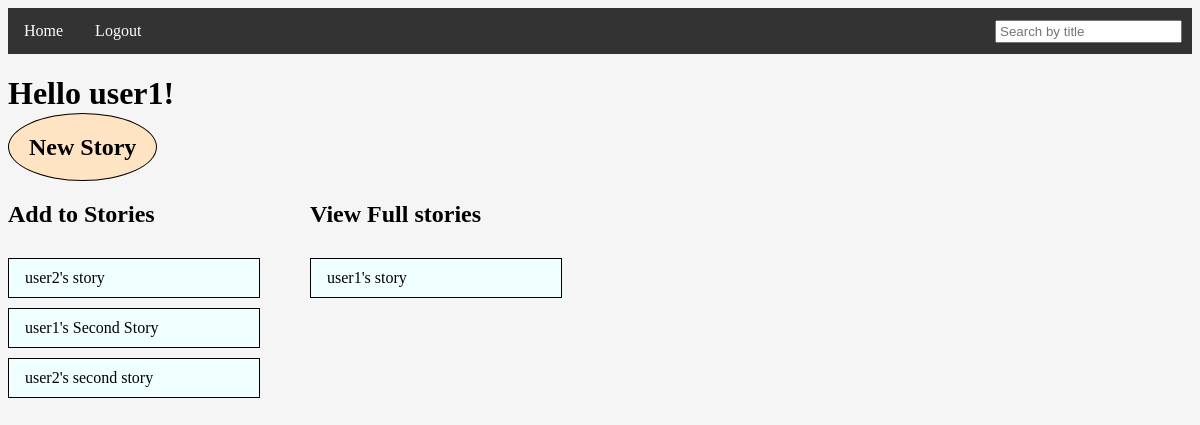
The app's page / (signed in), older data.
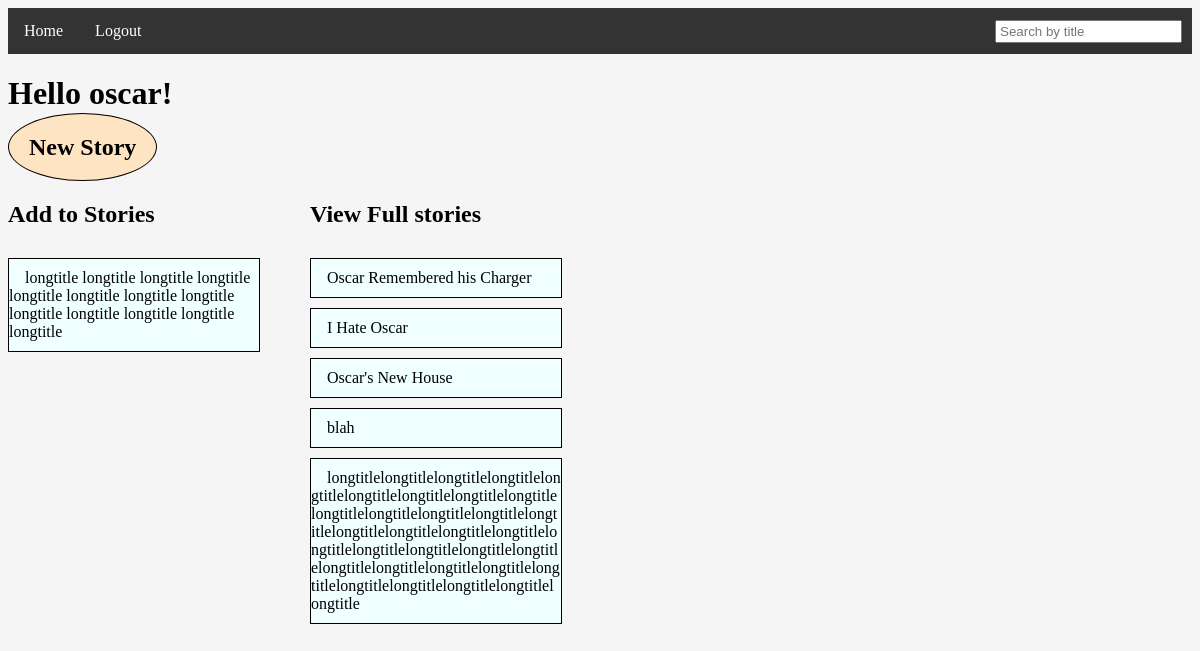
The same page, newer data.
### tables this page shows
CREATE TABLE Users (ID INTEGER PRIMARY KEY AUTOINCREMENT, Username TEXT, Password TEXT);

CREATE TABLE Stories (ID INTEGER PRIMARY KEY AUTOINCREMENT, Title TEXT, FullStory TEXT, Latest_Update TEXT);

### __init__.py (the view)
@app.route('/', methods=['GET', 'POST'])
def landing():
    if logged_in():
        username = session['username']
        viewable_stories, editable_stories = db_builder.split_viewable_stories(username)
        filter=""
        if request.method == "POST":
            filter = request.form["search"]
            viewable_stories = [(id, title) for id, title in viewable_stories if filter.lower() in title.lower()]
            editable_stories = [(id, title) for id, title in editable_stories if filter.lower() in title.lower()]
        return render_template('index.html', username=username, viewable=viewable_stories, edtiable=editable_stories, search=filter)
    else:
        return render_template('intro.html')

### __init__.py (called while the page is built)
def logged_in():
    return session.get('username') is not None

### db_builder.py (called while the page is built)
def split_viewable_stories(username):
    db = sqlite3.connect(DB_FILE) #open if file exists, otherwise create
    c = db.cursor()               #facilitate db ops -- you will use cursor to trigger db events
    c.execute("SELECT ID FROM Stories")
    all_story_ids = set([entry[0] for entry in c.fetchall()])
    user_id = get_id(username)
    c.execute("SELECT StoryID FROM Contributions WHERE UserID=?", [user_id])
    contributed_story_id_set = set([entry[0] for entry in c.fetchall()])
    viewable_story_list = [(story_id, get_story_title_by_id(story_id)) for story_id in contributed_story_id_set]
    editable_story_list = [(story_id, get_story_title_by_id(story_id)) for story_id in all_story_ids.difference(contributed_story_id_set)]
    db.commit() #save changes
    db.close()  #close database
    return (viewable_story_list, editable_story_list)

def get_story_title_by_id(story_id):
    db = sqlite3.connect(DB_FILE)  # open if file exists, otherwise create
    c = db.cursor()
    c.execute("SELECT Title FROM Stories WHERE ID=?", [story_id])
    title = c.fetchone()[0]
    db.commit()
    db.close()
    return title

### templates/index.html (shortened to what this page needs)
<!DOCTYPE html>
<html lang="en" dir="ltr">
    <head>
        <link rel="stylesheet" href="{{ url_for('static', filename='styles/stylesheet.css') }}">
        <ul class="nav">
            <li class="nav"><a class="nav" href="/">Home</a></li>
            <li class="nav"><a class="nav" href="/logout">Logout</a></li>
            <li class="search">
                <form action="/" method="post">
                    <input class="search" type="text" name="search" placeholder="Search by title" value="{{ search }}">
                </form>
            </li>
        </ul>
    </head>
    <body>
        <h1>Hello {{username}}!</h1>
        <h2><a class="newstory" href="/new">New Story</a></h2>
        <div class="story" style="padding-right: 50px;">
            <h2>Add to Stories</h2>
            <ul class="story">
                {%for id, title in edtiable%}
                    <li class="story"><a class="story" href="/{{id}}/edit">{{title}}</a></li>
                {%endfor%}
            </ul>
        </div>
        <div class="story">
            <h2>View Full stories</h2>
            <ul class="story">
                {%for id, title in viewable%}
                    <li class="story"><a class="story" href="/{{id}}">{{title}}</a></li>
                {%endfor%}
            </ul>
        </div>
    </body>
</html>

Row changes from the older to the newer data that the page shows:
removed Stories: Title "user2's story", shown under "Add to Stories"
removed Stories: Title "user1's Second Story", shown under "Add to Stories"
removed Stories: Title "user2's second story", shown under "Add to Stories"
removed Stories: Title "user1's story", shown under "View Full stories"
changed Users: Username "user1" → "oscar"
added Stories: Title "longtitle longtitle longtitle longtitle longtitle longtitle longtitle longtitle longtitle longtitle longtitle longtitle longtitle", shown under "Add to Stories"
added Stories: Title "Oscar Remembered his Charger", shown under "View Full stories"
added Stories: Title "I Hate Oscar", shown under "View Full stories"
added Stories: Title "Oscar's New House", shown under "View Full stories"
added Stories: Title "blah", shown under "View Full stories"
added Stories: Title "longtitlelongtitlelongtitlelongtitlelongtitlelongtitlelongtitlelongtitlelongtitlelongtitlelongtitlelongtitlelongtitlelongtitlelongtitlelongtitlelongtitlelongtitlelongtitlelongtitlelongtitlelongtitlelongtitlelongtitlelongtitlelongtitlelongtitlelongtitlelongtitlelongtitlelongtitlelongtitlelongtitle", shown under "View Full stories"
